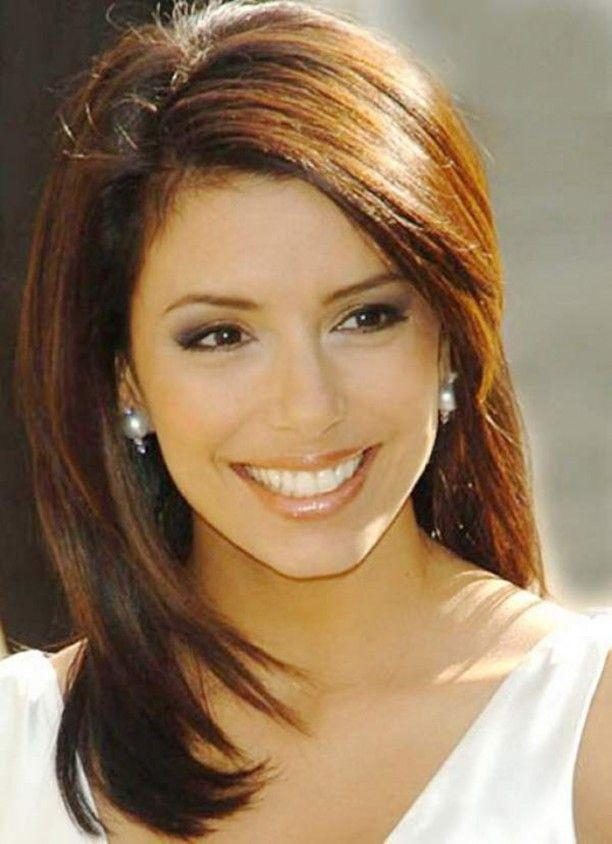
#> input picture face_shape_ml/faceshape-master/published_dataset/heart/img_no_10.jpg, 612 x 844 px; its folder holds only this picture in this run
$ python retrain_model.py
#> lines starting #> are read from the running program, lines starting #| are printed output that depends on the picture
#!/usr/bin/env python3
"""
정리된 데이터셋으로 ML 모델 재학습
"""

import os
import cv2
import numpy as np
from sklearn.ensemble import RandomForestClassifier
from sklearn.model_selection import train_test_split, cross_val_score
from sklearn.preprocessing import LabelEncoder
from sklearn.metrics import classification_report, confusion_matrix
from skimage.feature import hog
import joblib
import json
from glob import glob

class ImprovedFaceShapeTrainer:
    def __init__(self, data_dir="../faceshape-master/cleaned_dataset"):
        self.data_dir = data_dir
        self.classes = ["heart", "oblong", "oval", "round", "square"]
        self.features = []
        self.labels = []

    def extract_features(self, img_path):
        """향상된 특징 추출"""
        img = cv2.imread(img_path)
#> img is the input picture: shape (844, 612, 3); mean B, G, R 94.9, 123, 148.9
        if img is None:
            return None

        # 이미지 전처리
        img = cv2.resize(img, (128, 128))  # 더 큰 크기로
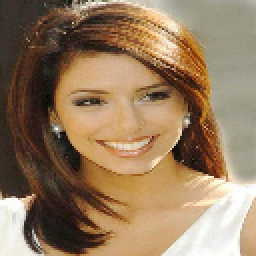
#> img: shape (128, 128, 3) (shown 2 times larger); mean B, G, R 94.8, 122.9, 148.9
        gray = cv2.cvtColor(img, cv2.COLOR_BGR2GRAY)
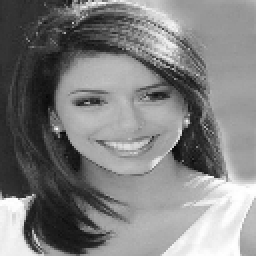
#> gray: shape (128, 128) (shown 2 times larger); min 7, max 255, mean 127.5

        # 1. HOG 특징 (더 세밀한 파라미터)
        hog_features = hog(gray,
                          orientations=12,  # 증가
                          pixels_per_cell=(8, 8),  # 감소
                          cells_per_block=(2, 2),
                          block_norm='L2-Hys',
                          visualize=False)
#> hog_features = 10800 values, max 0.529 at index 10550, min 0 at index 2, mean 0.108

        # 2. 색상 히스토그램 (더 세밀하게)
        hsv = cv2.cvtColor(img, cv2.COLOR_BGR2HSV)
#> hsv: shape (128, 128, 3); mean H, S, V 18.5, 100.9, 149
        hist_h = cv2.calcHist([hsv], [0], None, [32], [0, 180])  # 증가
#> hist_h = 32 values, max 6185 at index 2, min 0 at index 15, mean 512
        hist_s = cv2.calcHist([hsv], [1], None, [32], [0, 256])  # 증가
#> hist_s = 32 values, max 1464 at index 4, min 27 at index 30, mean 512
        hist_v = cv2.calcHist([hsv], [2], None, [32], [0, 256])  # 증가
#> hist_v = 32 values, max 1410 at index 19, min 0 at index 0, mean 512

        color_features = np.concatenate([
            hist_h.flatten(),
            hist_s.flatten(),
            hist_v.flatten()
        ])
#> color_features = 96 values, max 6185 at index 2, min 0 at index 15, mean 512

        # 3. 텍스처 특징 (LBP 추가)
        def lbp_features(image, radius=1, n_points=8):
            """간단한 LBP 특징"""
#> called with radius = 1, n_points = 8
            h, w = image.shape
#> h = 128; w = 128
            lbp = np.zeros_like(image)

            for i in range(radius, h-radius):
                for j in range(radius, w-radius):
                    center = image[i, j]
                    code = 0
                    for k in range(n_points):
                        angle = 2 * np.pi * k / n_points
                        x = int(i + radius * np.cos(angle))
                        y = int(j + radius * np.sin(angle))
                        if 0 <= x < h and 0 <= y < w:
                            if image[x, y] >= center:
                                code |= (1 << k)
                    lbp[i, j] = code
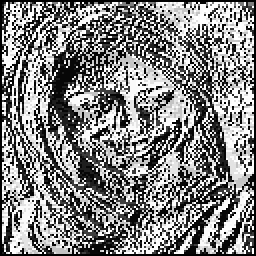
#> lbp: shape (128, 128) (shown 2 times larger); min 0, max 255, mean 131

            hist, _ = np.histogram(lbp.ravel(), bins=n_points+2, range=(0, n_points+2))
#> hist = [508, 0, 1207, 651, 0, 0, 696, 1052, 0, 0]
            return hist

        lbp_hist = lbp_features(gray)
#> lbp_hist = [508, 0, 1207, 651, 0, 0, 696, 1052, 0, 0]

        # 모든 특징 결합
        combined_features = np.concatenate([
            hog_features,
            color_features,
            lbp_hist
        ])
#> combined_features = 10906 values, max 6185 at index 10802, min 0 at index 2, mean 4.99

        return combined_features

    def load_data(self):
        """정리된 데이터 로드"""
        print("📂 정리된 데이터셋 로딩 중...")

        for class_idx, class_name in enumerate(self.classes):
            class_dir = os.path.join(self.data_dir, class_name)
            if not os.path.exists(class_dir):
                continue

            images = glob(os.path.join(class_dir, "*.jpg"))
            print(f"   {class_name}: {len(images)}개")

            for img_path in images:
                features = self.extract_features(img_path)
#> features has the same summary as combined_features in extract_features
                if features is not None:
                    self.features.append(features)
                    self.labels.append(class_name.capitalize())

        self.features = np.array(self.features)
        self.labels = np.array(self.labels)

        print(f"✅ 총 로드된 데이터: {len(self.features)}개")
        print(f"   특징 차원: {self.features.shape[1]}")
#|    특징 차원: 10906

    def train_model(self):
        """모델 학습 및 평가"""
        print("\n🤖 모델 학습 시작...")

        # 레이블 인코딩
        le = LabelEncoder()
        y_encoded = le.fit_transform(self.labels)

        # 데이터 분할
#> (the run stopped early here; a loop or call above may not have finished)
